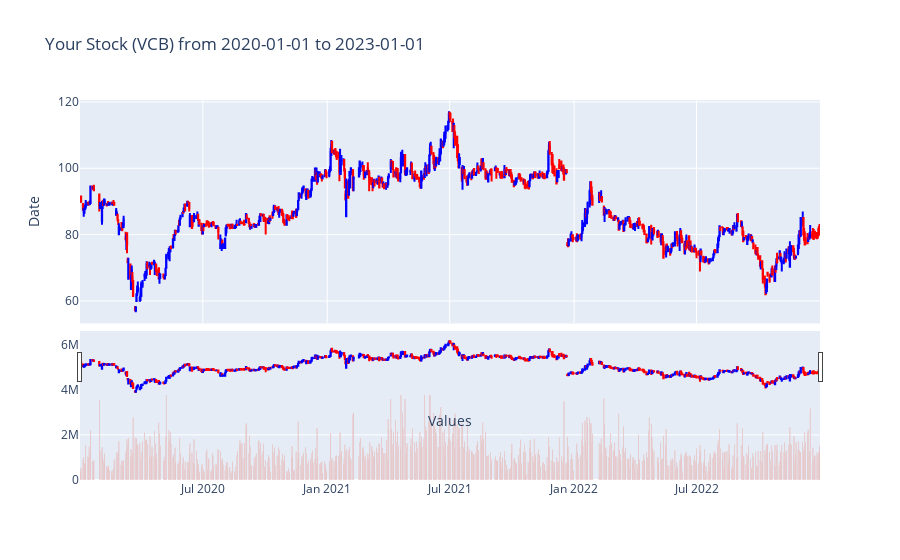

Notebook code for this chart:
### Markdown cell above
stock_VCB

### Code cell
stock_VCB.stock_infor(5)
stock_VCB.stock_chart()

### Figure 1 — Plotly figure (JSON) as saved in the notebook; plotly's stock layout.template omitted (floating-point values rounded to 4 significant figures; data arrays with more than 128 entries replaced by an {"elided": "..."} marker saying what was removed)
{"data": [{"close": {"elided": "751 float values"}, "decreasing": {"line": {"color": "red"}}, "high": {"elided": "751 float values"}, "increasing": {"line": {"color": "blue"}}, "low": {"elided": "751 float values"}, "open": {"elided": "751 float values"}, "type": "candlestick", "x": {"elided": "751 str values"}, "xaxis": "x", "yaxis": "y"}, {"name": "Volume", "type": "bar", "x": {"elided": "751 str values"}, "xaxis": "x2", "y": {"elided": "751 int values"}, "yaxis": "y2"}], "layout": {"showlegend": false, "title": {"text": "Your Stock (VCB) from 2020-01-01 to 2023-01-01"}, "xaxis": {"anchor": "y", "domain": [0, 1], "matches": "x2", "showticklabels": false, "title": {"text": "Values"}}, "xaxis2": {"anchor": "y2", "domain": [0, 1]}, "yaxis": {"anchor": "x", "domain": [0.412, 1], "title": {"text": "Date"}}, "yaxis2": {"anchor": "x2", "domain": [0, 0.392]}}}
